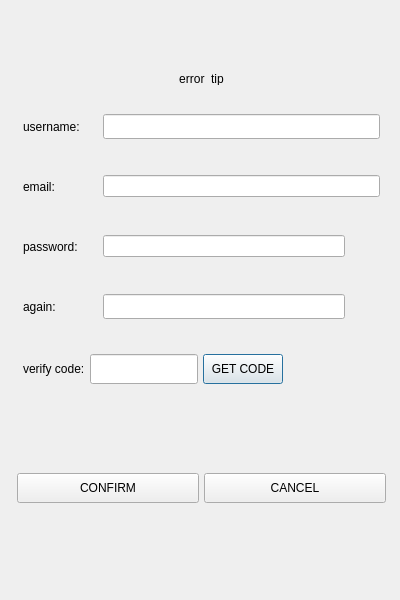
<?xml version="1.0" encoding="UTF-8"?>
<ui version="4.0">
 <class>Register</class>
 <widget class="QDialog" name="Register">
  <property name="geometry">
   <rect>
    <x>0</x>
    <y>0</y>
    <width>400</width>
    <height>600</height>
   </rect>
  </property>
  <property name="minimumSize">
   <size>
    <width>400</width>
    <height>600</height>
   </size>
  </property>
  <property name="maximumSize">
   <size>
    <width>400</width>
    <height>600</height>
   </size>
  </property>
  <property name="windowTitle">
   <string>Dialog</string>
  </property>
  <layout class="QVBoxLayout" name="verticalLayout">
   <item>
    <widget class="QStackedWidget" name="stackedWidget">
     <property name="currentIndex">
      <number>0</number>
     </property>
     <widget class="QWidget" name="page_1">
      <widget class="QWidget" name="layoutWidget">
       <property name="geometry">
        <rect>
         <x>0</x>
         <y>0</y>
         <width>381</width>
         <height>581</height>
        </rect>
       </property>
       <layout class="QVBoxLayout" name="verticalLayout_2">
        <property name="spacing">
         <number>5</number>
        </property>
        <property name="leftMargin">
         <number>6</number>
        </property>
        <property name="topMargin">
         <number>6</number>
        </property>
        <property name="rightMargin">
         <number>6</number>
        </property>
        <property name="bottomMargin">
         <number>6</number>
        </property>
        <item>
         <spacer name="verticalSpacer">
          <property name="orientation">
           <enum>Qt::Orientation::Vertical</enum>
          </property>
          <property name="sizeType">
           <enum>QSizePolicy::Policy::Fixed</enum>
          </property>
          <property name="sizeHint" stdset="0">
           <size>
            <width>20</width>
            <height>20</height>
           </size>
          </property>
         </spacer>
        </item>
        <item>
         <widget class="QWidget" name="widget" native="true">
          <property name="minimumSize">
           <size>
            <width>0</width>
            <height>30</height>
           </size>
          </property>
          <property name="maximumSize">
           <size>
            <width>16777215</width>
            <height>30</height>
           </size>
          </property>
          <layout class="QVBoxLayout" name="verticalLayout_3">
           <item>
            <widget class="QLabel" name="err_tip">
             <property name="minimumSize">
              <size>
               <width>0</width>
               <height>30</height>
              </size>
             </property>
             <property name="maximumSize">
              <size>
               <width>16777215</width>
               <height>30</height>
              </size>
             </property>
             <property name="text">
              <string>error_tip</string>
             </property>
             <property name="alignment">
              <set>Qt::AlignmentFlag::AlignCenter</set>
             </property>
            </widget>
           </item>
          </layout>
         </widget>
        </item>
        <item>
         <layout class="QHBoxLayout" name="horizontalLayout_6">
          <property name="spacing">
           <number>5</number>
          </property>
          <property name="leftMargin">
           <number>6</number>
          </property>
          <property name="topMargin">
           <number>6</number>
          </property>
          <property name="rightMargin">
           <number>6</number>
          </property>
          <property name="bottomMargin">
           <number>6</number>
          </property>
          <item>
           <widget class="QLabel" name="user_label">
            <property name="minimumSize">
             <size>
              <width>75</width>
              <height>25</height>
             </size>
            </property>
            <property name="maximumSize">
             <size>
              <width>75</width>
              <height>25</height>
             </size>
            </property>
            <property name="text">
             <string>username:</string>
            </property>
           </widget>
          </item>
          <item>
           <widget class="QLineEdit" name="user_edit">
            <property name="minimumSize">
             <size>
              <width>0</width>
              <height>25</height>
             </size>
            </property>
            <property name="maximumSize">
             <size>
              <width>16777215</width>
              <height>25</height>
             </size>
            </property>
           </widget>
          </item>
         </layout>
        </item>
        <item>
         <layout class="QHBoxLayout" name="horizontalLayout_5">
          <property name="spacing">
           <number>5</number>
          </property>
          <property name="leftMargin">
           <number>6</number>
          </property>
          <property name="topMargin">
           <number>6</number>
          </property>
          <property name="rightMargin">
           <number>6</number>
          </property>
          <property name="bottomMargin">
           <number>6</number>
          </property>
          <item>
           <widget class="QLabel" name="email_label">
            <property name="minimumSize">
             <size>
              <width>75</width>
              <height>25</height>
             </size>
            </property>
            <property name="maximumSize">
             <size>
              <width>75</width>
              <height>25</height>
             </size>
            </property>
            <property name="text">
             <string>email:</string>
            </property>
           </widget>
          </item>
          <item>
           <widget class="QLineEdit" name="email_edit"/>
          </item>
         </layout>
        </item>
        <item>
         <layout class="QHBoxLayout" name="horizontalLayout_4">
          <property name="spacing">
           <number>5</number>
          </property>
          <property name="leftMargin">
           <number>6</number>
          </property>
          <property name="topMargin">
           <number>6</number>
          </property>
          <property name="rightMargin">
           <number>6</number>
          </property>
          <property name="bottomMargin">
           <number>6</number>
          </property>
          <item>
           <widget class="QLabel" name="pw_label">
            <property name="minimumSize">
             <size>
              <width>75</width>
              <height>25</height>
             </size>
            </property>
            <property name="maximumSize">
             <size>
              <width>75</width>
              <height>25</height>
             </size>
            </property>
            <property name="text">
             <string>password:</string>
            </property>
           </widget>
          </item>
          <item>
           <widget class="QLineEdit" name="pw_edit"/>
          </item>
          <item>
           <widget class="ClickedLabel" name="pw_visible">
            <property name="minimumSize">
             <size>
              <width>30</width>
              <height>20</height>
             </size>
            </property>
            <property name="maximumSize">
             <size>
              <width>30</width>
              <height>20</height>
             </size>
            </property>
            <property name="text">
             <string/>
            </property>
           </widget>
          </item>
         </layout>
        </item>
        <item>
         <layout class="QHBoxLayout" name="horizontalLayout_3">
          <property name="spacing">
           <number>5</number>
          </property>
          <property name="leftMargin">
           <number>6</number>
          </property>
          <property name="topMargin">
           <number>6</number>
          </property>
          <property name="rightMargin">
           <number>6</number>
          </property>
          <property name="bottomMargin">
           <number>6</number>
          </property>
          <item>
           <widget class="QLabel" name="pwagain_label">
            <property name="minimumSize">
             <size>
              <width>75</width>
              <height>25</height>
             </size>
            </property>
            <property name="maximumSize">
             <size>
              <width>75</width>
              <height>25</height>
             </size>
            </property>
            <property name="text">
             <string>again:</string>
            </property>
           </widget>
          </item>
          <item>
           <widget class="QLineEdit" name="pwagain_edit">
            <property name="minimumSize">
             <size>
              <width>0</width>
              <height>25</height>
             </size>
            </property>
            <property name="maximumSize">
             <size>
              <width>16777215</width>
              <height>16777215</height>
             </size>
            </property>
           </widget>
          </item>
          <item>
           <widget class="ClickedLabel" name="pwagain_visible">
            <property name="minimumSize">
             <size>
              <width>30</width>
              <height>20</height>
             </size>
            </property>
            <property name="maximumSize">
             <size>
              <width>30</width>
              <height>20</height>
             </size>
            </property>
            <property name="text">
             <string/>
            </property>
           </widget>
          </item>
         </layout>
        </item>
        <item>
         <layout class="QHBoxLayout" name="horizontalLayout_2">
          <property name="spacing">
           <number>5</number>
          </property>
          <property name="leftMargin">
           <number>6</number>
          </property>
          <property name="topMargin">
           <number>6</number>
          </property>
          <property name="rightMargin">
           <number>6</number>
          </property>
          <property name="bottomMargin">
           <number>6</number>
          </property>
          <item>
           <widget class="QLabel" name="verifycode_label">
            <property name="minimumSize">
             <size>
              <width>0</width>
              <height>30</height>
             </size>
            </property>
            <property name="maximumSize">
             <size>
              <width>16777215</width>
              <height>30</height>
             </size>
            </property>
            <property name="text">
             <string>verify code:</string>
            </property>
           </widget>
          </item>
          <item>
           <widget class="QLineEdit" name="verifycode_edit">
            <property name="minimumSize">
             <size>
              <width>0</width>
              <height>30</height>
             </size>
            </property>
            <property name="maximumSize">
             <size>
              <width>16777215</width>
              <height>30</height>
             </size>
            </property>
           </widget>
          </item>
          <item>
           <widget class="QPushButton" name="verifyButton">
            <property name="minimumSize">
             <size>
              <width>0</width>
              <height>30</height>
             </size>
            </property>
            <property name="maximumSize">
             <size>
              <width>16777215</width>
              <height>30</height>
             </size>
            </property>
            <property name="text">
             <string>GET CODE</string>
            </property>
           </widget>
          </item>
          <item>
           <spacer name="horizontalSpacer">
            <property name="orientation">
             <enum>Qt::Orientation::Horizontal</enum>
            </property>
            <property name="sizeHint" stdset="0">
             <size>
              <width>40</width>
              <height>20</height>
             </size>
            </property>
           </spacer>
          </item>
         </layout>
        </item>
        <item>
         <spacer name="verticalSpacer_3">
          <property name="orientation">
           <enum>Qt::Orientation::Vertical</enum>
          </property>
          <property name="sizeType">
           <enum>QSizePolicy::Policy::Fixed</enum>
          </property>
          <property name="sizeHint" stdset="0">
           <size>
            <width>20</width>
            <height>60</height>
           </size>
          </property>
         </spacer>
        </item>
        <item>
         <layout class="QHBoxLayout" name="horizontalLayout">
          <item>
           <widget class="QPushButton" name="confirm_button">
            <property name="minimumSize">
             <size>
              <width>0</width>
              <height>30</height>
             </size>
            </property>
            <property name="maximumSize">
             <size>
              <width>16777215</width>
              <height>30</height>
             </size>
            </property>
            <property name="text">
             <string>CONFIRM</string>
            </property>
           </widget>
          </item>
          <item>
           <widget class="QPushButton" name="cancel_button">
            <property name="minimumSize">
             <size>
              <width>0</width>
              <height>30</height>
             </size>
            </property>
            <property name="maximumSize">
             <size>
              <width>16777215</width>
              <height>30</height>
             </size>
            </property>
            <property name="text">
             <string>CANCEL</string>
            </property>
           </widget>
          </item>
         </layout>
        </item>
        <item>
         <spacer name="verticalSpacer_2">
          <property name="orientation">
           <enum>Qt::Orientation::Vertical</enum>
          </property>
          <property name="sizeType">
           <enum>QSizePolicy::Policy::Fixed</enum>
          </property>
          <property name="sizeHint" stdset="0">
           <size>
            <width>20</width>
            <height>60</height>
           </size>
          </property>
         </spacer>
        </item>
       </layout>
      </widget>
     </widget>
     <widget class="QWidget" name="page_2">
      <widget class="QWidget" name="verticalLayoutWidget">
       <property name="geometry">
        <rect>
         <x>19</x>
         <y>9</y>
         <width>341</width>
         <height>551</height>
        </rect>
       </property>
       <layout class="QVBoxLayout" name="verticalLayout_4">
        <property name="leftMargin">
         <number>20</number>
        </property>
        <property name="topMargin">
         <number>20</number>
        </property>
        <property name="rightMargin">
         <number>20</number>
        </property>
        <property name="bottomMargin">
         <number>20</number>
        </property>
        <item>
         <spacer name="verticalSpacer_5">
          <property name="orientation">
           <enum>Qt::Orientation::Vertical</enum>
          </property>
          <property name="sizeHint" stdset="0">
           <size>
            <width>20</width>
            <height>40</height>
           </size>
          </property>
         </spacer>
        </item>
        <item>
         <widget class="QLabel" name="return_label">
          <property name="text">
           <string>注册成功，5秒后返回登陆界面。</string>
          </property>
          <property name="alignment">
           <set>Qt::AlignmentFlag::AlignCenter</set>
          </property>
         </widget>
        </item>
        <item>
         <spacer name="verticalSpacer_6">
          <property name="orientation">
           <enum>Qt::Orientation::Vertical</enum>
          </property>
          <property name="sizeHint" stdset="0">
           <size>
            <width>20</width>
            <height>40</height>
           </size>
          </property>
         </spacer>
        </item>
        <item>
         <layout class="QHBoxLayout" name="horizontalLayout_7">
          <property name="leftMargin">
           <number>20</number>
          </property>
          <property name="topMargin">
           <number>20</number>
          </property>
          <property name="rightMargin">
           <number>20</number>
          </property>
          <property name="bottomMargin">
           <number>20</number>
          </property>
          <item>
           <spacer name="horizontalSpacer_2">
            <property name="orientation">
             <enum>Qt::Orientation::Horizontal</enum>
            </property>
            <property name="sizeHint" stdset="0">
             <size>
              <width>40</width>
              <height>20</height>
             </size>
            </property>
           </spacer>
          </item>
          <item>
           <widget class="QPushButton" name="return_login">
            <property name="minimumSize">
             <size>
              <width>100</width>
              <height>40</height>
             </size>
            </property>
            <property name="maximumSize">
             <size>
              <width>100</width>
              <height>40</height>
             </size>
            </property>
            <property name="text">
             <string>返回登录</string>
            </property>
           </widget>
          </item>
          <item>
           <spacer name="horizontalSpacer_3">
            <property name="orientation">
             <enum>Qt::Orientation::Horizontal</enum>
            </property>
            <property name="sizeHint" stdset="0">
             <size>
              <width>40</width>
              <height>20</height>
             </size>
            </property>
           </spacer>
          </item>
         </layout>
        </item>
        <item>
         <spacer name="verticalSpacer_4">
          <property name="orientation">
           <enum>Qt::Orientation::Vertical</enum>
          </property>
          <property name="sizeHint" stdset="0">
           <size>
            <width>20</width>
            <height>40</height>
           </size>
          </property>
         </spacer>
        </item>
       </layout>
      </widget>
     </widget>
    </widget>
   </item>
  </layout>
 </widget>
 <customwidgets>
  <customwidget>
   <class>ClickedLabel</class>
   <extends>QLabel</extends>
   <header location="global">clickedlabel.h</header>
  </customwidget>
 </customwidgets>
 <resources/>
 <connections/>
</ui>
